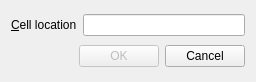
<?xml version="1.0" encoding="UTF-8"?>
<ui version="4.0">
 <class>Form</class>
 <widget class="QWidget" name="Form">
  <property name="geometry">
   <rect>
    <x>0</x>
    <y>0</y>
    <width>256</width>
    <height>82</height>
   </rect>
  </property>
  <property name="windowTitle">
   <string>Go TO Cell</string>
  </property>
  <layout class="QVBoxLayout" name="verticalLayout">
   <item>
    <layout class="QHBoxLayout" name="horizontalLayout">
     <item>
      <widget class="QLabel" name="label">
       <property name="text">
        <string>&amp;Cell location</string>
       </property>
       <property name="buddy">
        <cstring>lineEdit</cstring>
       </property>
      </widget>
     </item>
     <item>
      <widget class="QLineEdit" name="lineEdit"/>
     </item>
    </layout>
   </item>
   <item>
    <layout class="QHBoxLayout" name="horizontalLayout_2">
     <item>
      <spacer name="horizontalSpacer">
       <property name="orientation">
        <enum>Qt::Horizontal</enum>
       </property>
       <property name="sizeHint" stdset="0">
        <size>
         <width>40</width>
         <height>20</height>
        </size>
       </property>
      </spacer>
     </item>
     <item>
      <widget class="QPushButton" name="okButton">
       <property name="enabled">
        <bool>false</bool>
       </property>
       <property name="text">
        <string>OK</string>
       </property>
       <property name="default">
        <bool>true</bool>
       </property>
      </widget>
     </item>
     <item>
      <widget class="QPushButton" name="cancelButton">
       <property name="text">
        <string>Cancel</string>
       </property>
      </widget>
     </item>
    </layout>
   </item>
  </layout>
 </widget>
 <resources/>
 <connections/>
</ui>
